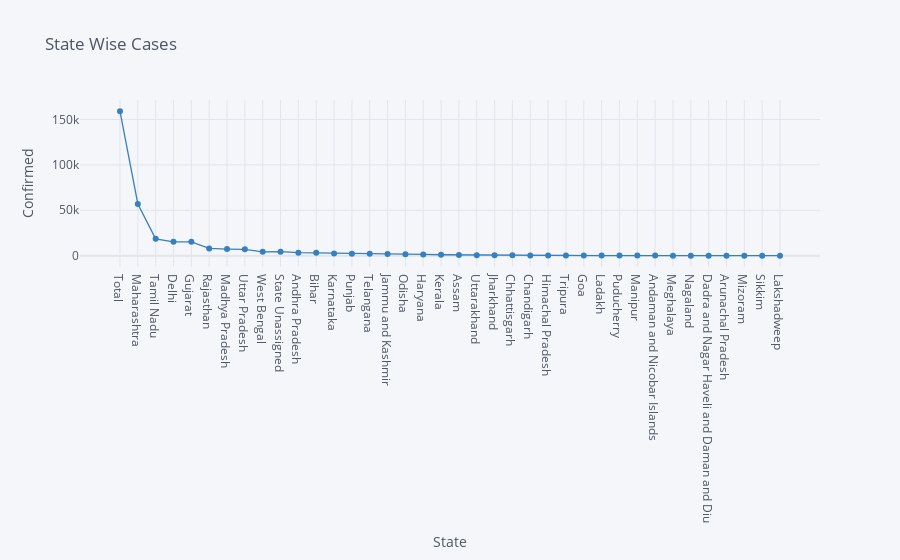

Source (notebook cell):
### Markdown cell above
#  Confirmed Cases as per State

### Code cell
df.iplot(kind="scatter",x="State",y="Confirmed",mode='markers+lines',title="State Wise Cases",xTitle="State",yTitle="Confirmed",colors='blue',size=0)

### Figure 1 — Plotly figure (JSON) as saved in the notebook; plotly's stock layout.template omitted (floating-point values rounded to 4 significant figures)
{"data": [{"line": {"color": "rgba(55, 128, 191, 1.0)", "dash": "solid", "shape": "linear", "width": 1.3}, "marker": {"size": 0, "symbol": "circle"}, "mode": "markers+lines", "name": "Confirmed", "text": "", "type": "scatter", "x": ["Total", "Maharashtra", "Tamil Nadu", "Delhi", "Gujarat", "Rajasthan", "Madhya Pradesh", "Uttar Pradesh", "West Bengal", "State Unassigned", "Andhra Pradesh", "Bihar", "Karnataka", "Punjab", "Telangana", "Jammu and Kashmir", "Odisha", "Haryana", "Kerala", "Assam", "Uttarakhand", "Jharkhand", "Chhattisgarh", "Chandigarh", "Himachal Pradesh", "Tripura", "Goa", "Ladakh", "Puducherry", "Manipur", "Andaman and Nicobar Islands", "Meghalaya", "Nagaland", "Dadra and Nagar Haveli and Daman and Diu", "Arunachal Pradesh", "Mizoram", "Sikkim", "Lakshadweep"], "y": [158959, 56948, 18545, 15257, 15205, 7947, 7261, 6991, 4192, 4332, 3245, 3090, 2493, 2139, 2098, 1921, 1660, 1381, 1004, 832, 493, 462, 364, 289, 276, 242, 68, 54, 49, 44, 33, 20, 18, 2, 2, 1, 1, 0]}], "layout": {"legend": {"bgcolor": "#F5F6F9", "font": {"color": "#4D5663"}}, "paper_bgcolor": "#F5F6F9", "plot_bgcolor": "#F5F6F9", "title": {"font": {"color": "#4D5663"}, "text": "State Wise Cases"}, "xaxis": {"gridcolor": "#E1E5ED", "showgrid": true, "tickfont": {"color": "#4D5663"}, "title": {"font": {"color": "#4D5663"}, "text": "State"}, "zerolinecolor": "#E1E5ED"}, "yaxis": {"gridcolor": "#E1E5ED", "showgrid": true, "tickfont": {"color": "#4D5663"}, "title": {"font": {"color": "#4D5663"}, "text": "Confirmed"}, "zerolinecolor": "#E1E5ED"}}}
